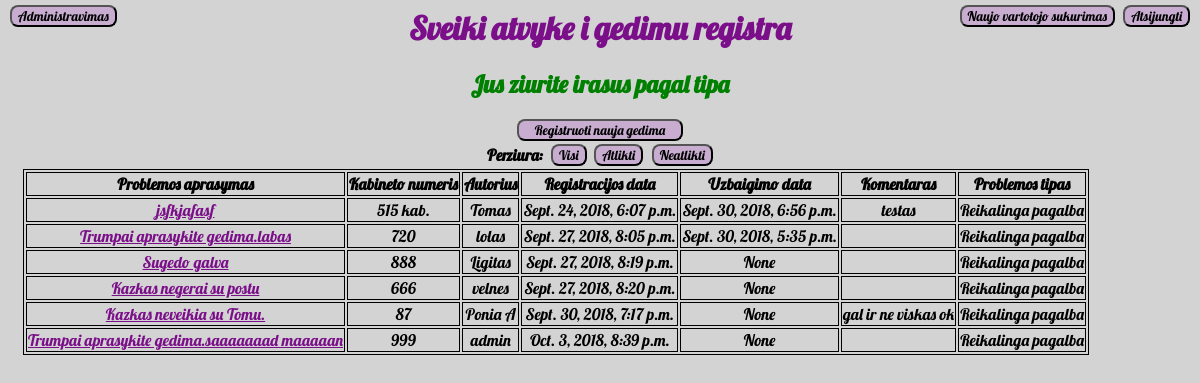
/helpdesk/tipai/3/ (signed in), run on the app's committed database.
### helpdesk/models.py (models this page shows, shortened)
class Irasas(models.Model):
    prob_tipas = models.ForeignKey(Tipas, on_delete=models.CASCADE)
    problemos_aprasymas = models.CharField(max_length=200)
    kabineto_nr = models.CharField(max_length=30)
    autorius = models.CharField(max_length=50)
    reg_data = models.DateTimeField('Iraso data')
    pab_data = models.DateTimeField('Atlikimo data', blank=True, null=True)
    komentaras = models.CharField(max_length=200)

class Tipas(models.Model):
    prob_tipas=models.CharField(max_length=30)
    def __str__(self):
        return self.prob_tipas

### helpdesk/views.py (the view)
# urls.py: url(r'^tipai/(?P<tipas_id>[0-9]+)/$', views.perziura_tipai, name='perziura_tipai'),
def perziura_tipai(request, tipas_id):
    if request.user.is_authenticated and request.user.is_superuser:
        sarasas_pagal_tipus = Irasas.objects.filter(prob_tipas_id=tipas_id).select_related('prob_tipas')
        context = {'sarasas_pagal_tipus': sarasas_pagal_tipus}
        return render(request, 'helpdesk/tipai.html', context)
    else:
        return HttpResponseRedirect('../../')

### helpdesk/templates/helpdesk/tipai.html
{% extends 'helpdesk/index.html' %}
{% block content %}
<h2>Jus ziurite irasus pagal tipa</h2>
{% endblock %}
{% block content2 %}
<table>
    <tr>
        <th>Problemos aprasymas</th>
        <th>Kabineto numeris</th>
        <th>Autorius</th>
        <th>Registracijos data</th>
        <th>Uzbaigimo data</th>
        <th>Komentaras</th>
        <th>Problemos tipas</th>
    </tr>
    {%for item in sarasas_pagal_tipus%}
    <tr>
        <td><a href="../../irasai/{{item.id}}">{{item.problemos_aprasymas}}</td>
        <td>{{item.kabineto_nr}}</td>
        <td>{{item.autorius}}</td>
        <td>{{item.reg_data}}</td>
        <td>{{item.pab_data}}</td>
        <td>{{item.komentaras}}</td>
        <td>{{item.prob_tipas}}</td>
    </tr>
    {%endfor%}
</table>
{% endblock %}

### helpdesk/static/helpdesk/style.css (style rules this page uses)
body { background-color: lightgrey }
h2 { font-family: 'Lobster'; text-align: center; color: green; }
table, th, td { font-family: 'Lobster'; border: 1px solid black; text-align: center; margin-left: 15px; margin-right: 15px; }
a { color: #7b0f89; }

### data on the page
Irasas: problemos_aprasymas "jsfkjafasf", kabineto_nr "515 kab.", autorius "Tomas", reg_data "Sept. 24, 2018, 6:07 p.m.", pab_data "Sept. 30, 2018, 6:56 p.m.", komentaras "testas", prob_tipas "Reikalinga pagalba"
Irasas: problemos_aprasymas "Trumpai aprasykite gedima.labas", kabineto_nr "720", autorius "lolas", reg_data "Sept. 27, 2018, 8:05 p.m.", pab_data "Sept. 30, 2018, 5:35 p.m.", prob_tipas "Reikalinga pagalba"
Irasas: problemos_aprasymas "Sugedo galva", kabineto_nr "888", autorius "Ligitas", reg_data "Sept. 27, 2018, 8:19 p.m.", pab_data "None", prob_tipas "Reikalinga pagalba"
Irasas: problemos_aprasymas "Kazkas negerai su postu", kabineto_nr "666", autorius "velnes", reg_data "Sept. 27, 2018, 8:20 p.m.", pab_data "None", prob_tipas "Reikalinga pagalba"
Irasas: problemos_aprasymas "Kazkas neveikia su Tomu.", kabineto_nr "87", autorius "Ponia A", reg_data "Sept. 30, 2018, 7:17 p.m.", pab_data "None", komentaras "gal ir ne viskas ok", prob_tipas "Reikalinga pagalba"
Irasas: problemos_aprasymas "Trumpai aprasykite gedima.saaaaaaad maaaaan", kabineto_nr "999", autorius "admin", reg_data "Oct. 3, 2018, 8:39 p.m.", pab_data "None", prob_tipas "Reikalinga pagalba"
